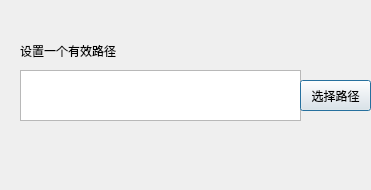
<?xml version="1.0" encoding="UTF-8"?>
<ui version="4.0">
 <class>ItemEditDialog</class>
 <widget class="QDialog" name="ItemEditDialog">
  <property name="geometry">
   <rect>
    <x>0</x>
    <y>0</y>
    <width>371</width>
    <height>190</height>
   </rect>
  </property>
  <property name="windowTitle">
   <string>路径设置</string>
  </property>
  <widget class="QDialogButtonBox" name="buttonBox">
   <property name="geometry">
    <rect>
     <x>20</x>
     <y>130</y>
     <width>341</width>
     <height>32</height>
    </rect>
   </property>
   <property name="orientation">
    <enum>Qt::Horizontal</enum>
   </property>
   <property name="standardButtons">
    <set>QDialogButtonBox::NoButton</set>
   </property>
   <property name="centerButtons">
    <bool>false</bool>
   </property>
  </widget>
  <widget class="QTextEdit" name="textEdit">
   <property name="geometry">
    <rect>
     <x>20</x>
     <y>70</y>
     <width>281</width>
     <height>51</height>
    </rect>
   </property>
  </widget>
  <widget class="QPushButton" name="pushButton">
   <property name="geometry">
    <rect>
     <x>300</x>
     <y>80</y>
     <width>71</width>
     <height>31</height>
    </rect>
   </property>
   <property name="text">
    <string>选择路径</string>
   </property>
  </widget>
  <widget class="QLabel" name="label">
   <property name="geometry">
    <rect>
     <x>20</x>
     <y>40</y>
     <width>131</width>
     <height>21</height>
    </rect>
   </property>
   <property name="text">
    <string>设置一个有效路径</string>
   </property>
  </widget>
 </widget>
 <resources/>
 <connections>
  <connection>
   <sender>buttonBox</sender>
   <signal>accepted()</signal>
   <receiver>ItemEditDialog</receiver>
   <slot>accept()</slot>
   <hints>
    <hint type="sourcelabel">
     <x>248</x>
     <y>254</y>
    </hint>
    <hint type="destinationlabel">
     <x>157</x>
     <y>274</y>
    </hint>
   </hints>
  </connection>
  <connection>
   <sender>buttonBox</sender>
   <signal>rejected()</signal>
   <receiver>ItemEditDialog</receiver>
   <slot>reject()</slot>
   <hints>
    <hint type="sourcelabel">
     <x>316</x>
     <y>260</y>
    </hint>
    <hint type="destinationlabel">
     <x>286</x>
     <y>274</y>
    </hint>
   </hints>
  </connection>
 </connections>
</ui>
